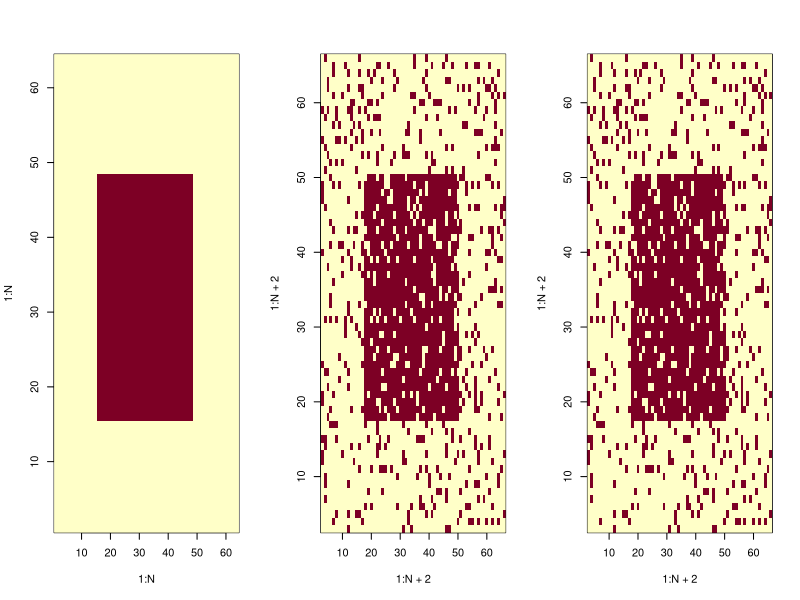
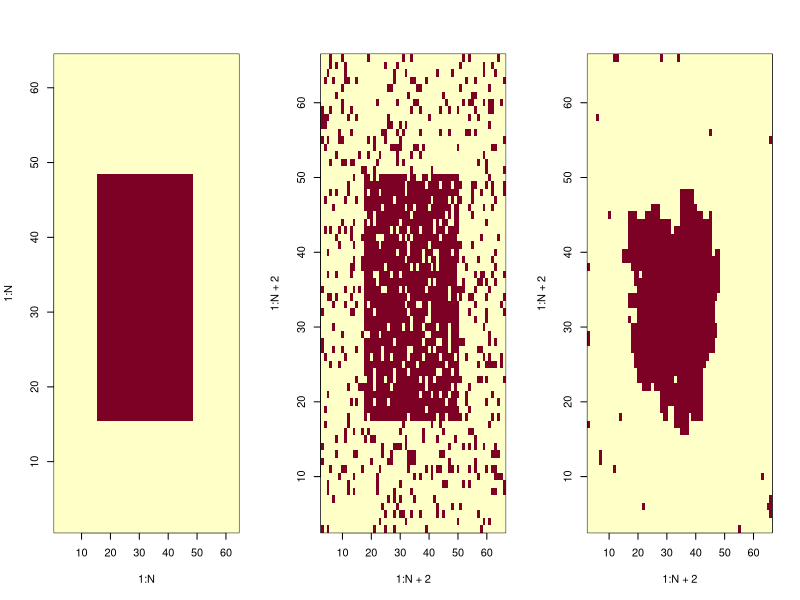
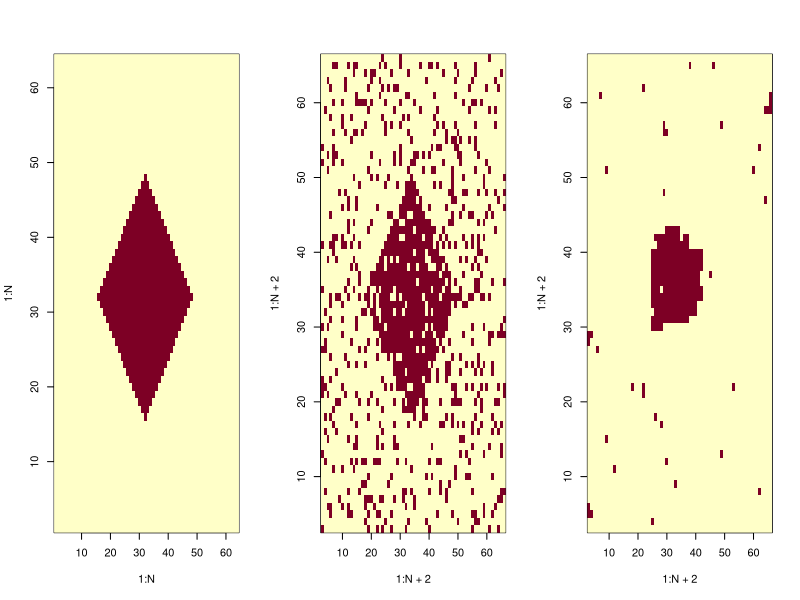
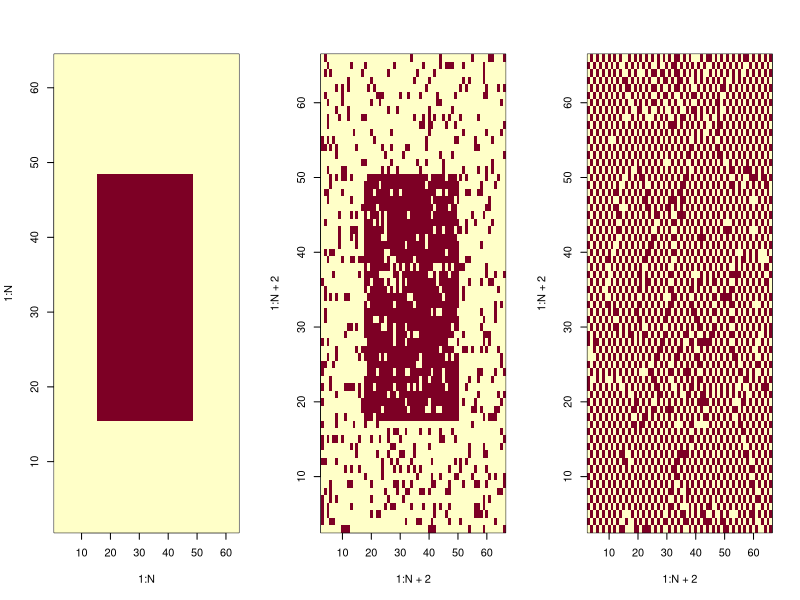
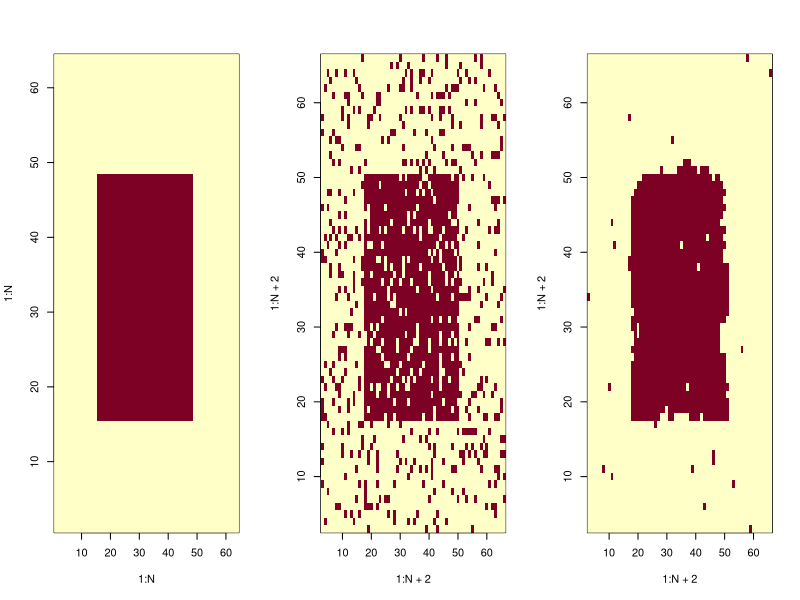
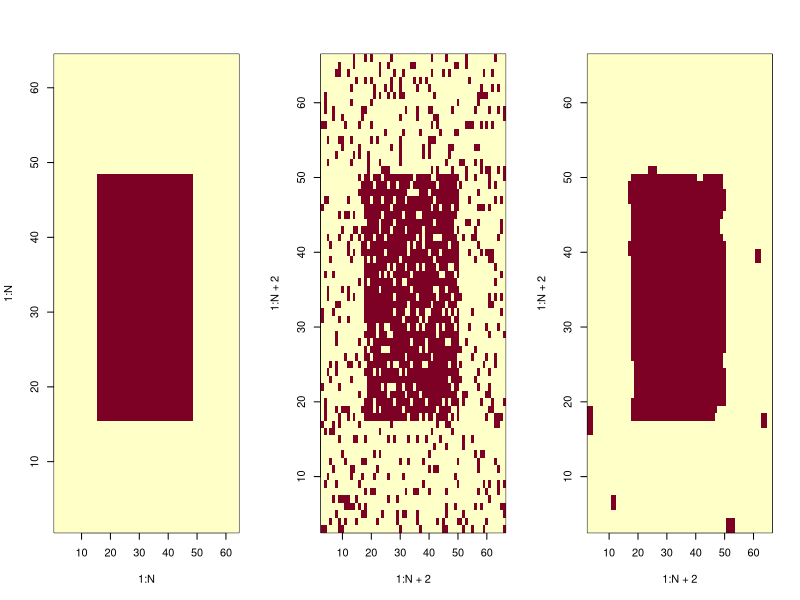
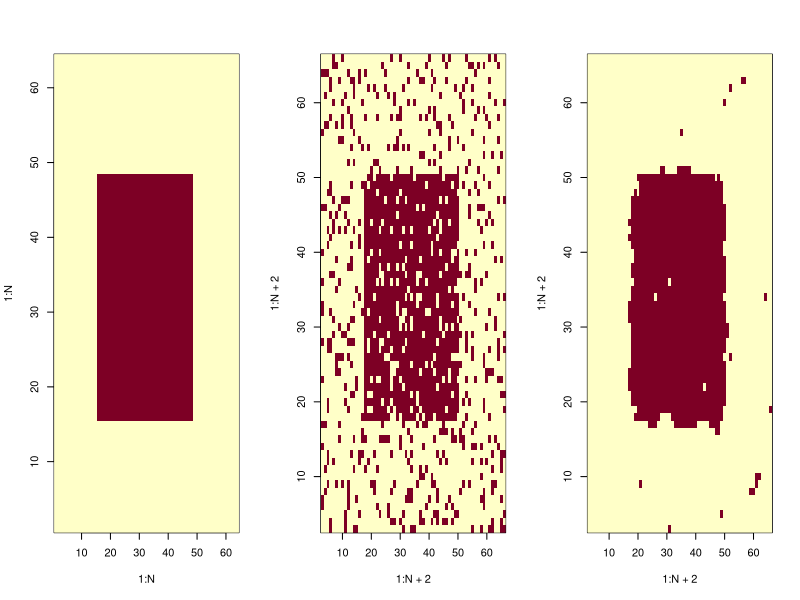
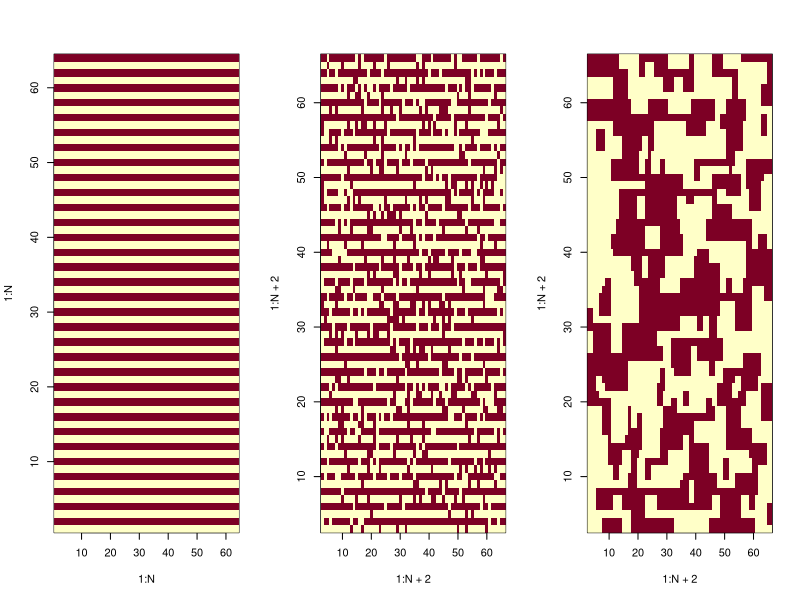

Write the R code that produced these figures, in order.
## ---- chunk 1
library(stats)
library(survival)
library(ggplot2)
## ---- chunk 2
bruiteur=function(image, br, p){
  #fonction qui revoit l'image donnée en argument par la même image mais bruitée par la méthode demandée "br"
  imgBr <- image
  N <- dim(image)[1]
  bruit <- 0
  p <- 0.15
  #----binomiale----
  if(br== "rbinom"){bruit <- matrix(2*rbinom(N^2,1,1-p)-1,nrow=N,ncol=N)}
  
  #----poisson----      #futurs bruitages différents possibles
  #----normale----
  
  imgBr <- image*bruit
  return(imgBr)
}#func

#================================================================================================================

imageGenerator=function(forme, N){
  #fonction permettant de générer une matrice-image de forme choisie, et de taille N*N
  
  img <- matrix(-1, nrow= N, ncol= N)
  
  #----rectangle----
  if(forme== "rectangle"){
    img[(N/4):(N*3/4),(N/4):(N*3/4)] <- 1}
  
  #----losange----
  if(forme== "losange"){
    for (i in 1:N){
      for (j in 1:N){
        img[i,j]=-1+2*(abs(i-j)<=N/4)*(abs(i+j-N)<=N/4)  
      }}#for#for
  }#if
  
  #----bandes verticales----
  if(forme=="bande"){
    for (j in 1:(N/2)){ img[,2*j]=rep(1,N) }
  }#if
  
  return(img)
}#func

#================================================================================================================

correspondance=function(img0, img1, N){
  #fonction qui renvoit le pourcentage de correspondance entre deux images de mêmes tailles.
	
	nok <- 0 #nombre de pixels divergents
	
	for (i in (1:N)){
		for (j in (1:N)){
			if(img0[i,j] != img1[i,j]){nok <- nok+1}
		}#for
	}#for
	correspondance <- ((N^2)-nok)/(N^2)*100
	return(correspondance)
}#func
## ---- chunk 3
GibbsIsing = function(forme, N, p, B, beta, alpha, n){
  # fonction qui réalise l'échantilloneur de Gibbs, sur le modèle d'Ising, avec une image img1 bruitée à partir de img0, afin de restaurer cette image.
  
  #----création de l'image parfaite img0----
  img0 = imageGenerator(forme, N)
  #----création de l'image bruitée, avec ajout d'une bordure.
	img1 = matrix(0, nrow=N+2, ncol=N+2)
	img1[2:(N+1),2:(N+1)] = bruiteur(img0, "rbinom", p) 
	img2 = img1 #image tampon
  img3 = img1 #mémoire du bruit initiale
  
  for(k in 1:n){ #n parcours de pixels
    #----choix d'un site au hasard---
    i <- 1+ceiling(N*runif(1)) # indice entre 2 et N+1 pour éviter le contour
    j <- 1+ceiling(N*runif(1))
    
    #----changement de valeur au site choisi sur img2 (1 ou -1) pour représenter E en entier avec img1 et img2 (cas d'une image en noir et blanc)----
    img2[i,j] = -img1[i,j]
    
    #----voisinage----
    v = img1[i+1,j] + img1[i-1,j] + img1[i,j+1] + img1[i,j-1]
    
    #----potentiels (modele d'ising)----
    U1 = -B*img1[i,j]-img1[i,j]*(beta*v + alpha*img3[i,j])
    U2 = -B*img2[i,j]-img2[i,j]*(beta*v + alpha*img3[i,j])
    
    #----calcule de la proba conditionnelle locale----
    P <- exp(-U2)/(exp(-U1)+exp(-U2))
    
    if(runif(1)<= P){img1[i,j]= img2[i,j]}#on change la valeur du pixel
    else{img2[i,j] <- img1[i,j]} #on garde la valeur du pixel
  }#for
  
  #----affichage----
  par(mfrow=c(1,3))
  
  img3 <- img3[2:(N+1),2:(N+1)] #on retire les contours
	img1 <- img1[2:(N+1),2:(N+1)]
  
	image(1:N,1:N,img0)#image initiale
	image(1:N+2,1:N+2,img3)#image bruitée
	image(1:N+2,1:N+2,img1)#image restaurée
}
## ---- chunk 4
metropolisIsing=function(forme, N, p, B, beta, alpha, n){
	#fonction qui réalise l'algorithme de Metropolis sur une image bruitée img1 (à partir de img0), pour restaurer cette image.
	
	#----création de l'image parfaite img0----
	img0 = imageGenerator(forme, N)
	
	#----création d'une image auxiliaire img1, avec bord plus long et bruitage----
	img1 = matrix(0, nrow=N+2, ncol=N+2)
	img1[2:(N+1),2:(N+1)] = bruiteur(img0, "rbinom", p)
	img2 = img1 #image tampon
	img3 = img1 #mémoire du bruit initiale

	for(k in 1:n){ #n visites de pixels
	
		#----choix d'un pixel au hasard----
		i <- 1+ceiling(N*runif(1)) # indice entre 2 et N+1
		j <- 1+ceiling(N*runif(1))
		
		#----tirage nouvelle valeure candidate----
		img2[i,j] = -img1[i,j]
	
		#----voisinage----
		v = img1[i+1,j] + img1[i-1,j] + img1[i,j+1] + img1[i,j-1]
	
		#----potentiels----
		U1 = -B*img1[i,j]-img1[i,j]*(beta*v + alpha*img3[i,j])#potentiel actuel
		U2 = -B*img2[i,j]-img2[i,j]*(beta*v + alpha*img3[i,j])#potentiel candidat
	
		#----proba conditionnelle locale----
		dU = U2-U1
		p <- exp(-dU)
		
		if(runif(1)<=p){img1[i,j]= -img1[i,j]}#on change la valeur du pixel
		else{img2[i,j] <- img1[i,j]} #on garde la valeur du pixel
	}#for
	
	#----affichage----
	img3 <- img3[2:(N+1),2:(N+1)] #on retire le contour
	img1 <- img1[2:(N+1),2:(N+1)]
	
	par(mfrow=c(1,3))
	image(1:N,1:N,img0)#image initiale
	image(1:N+2,1:N+2,img3)#image bruitée
	image(1:N+2,1:N+2,img1)#image restaurée
	return(c("pourcentage de restauration par metropolisIsing", correspondance(img0,img1,N)))
  
}#func
## ---- chunk 5
metropolisIsing("rectangle", 64, 0.25, 0, 0.66, 5, 10^5)
## ---- chunk 6
metropolisIsing("rectangle", 64, 0.25, 0, 0.66, 0, 5*10^5)
metropolisIsing("losange", 64, 0.25, 0, 0.66, 0, 5*10^5)
## ---- chunk 7
metropolisIsing("rectangle", 64, 0.25, 0, -0.66, 0.33, 10^5)
## ---- chunk 8
metropolisIsing("rectangle", 64, 0.25, 0, 0.66, 0.33, 10^5)
## ---- chunk 9
recuitSimule=function(forme, N, p, B, beta, alpha, n){
	#fonction qui réalise l'algorithme de recuit simulé, pour restaurer img1
	
	#----création de l'image parfaite img0----
	img0 = imageGenerator(forme, N)
	
	#----création d'une image auxiliaire img1, avec bordure et bruit----
	img1 = matrix(0, nrow=N+2, ncol=N+2)
	img1[2:(N+1),2:(N+1)] = bruiteur(img0, "rbinom", p)
	img2 = img1 #image tampon
	img3 = img1 #mémoire du bruit initiale

	for(k in 1:n){ #n visites de pixels
	  
	  T <- 1/log(n) #T tend lentement vers 0
	  
		#----choix d'un pixel au hasard----
		i <- 1+ceiling(N*runif(1)) # indice entre 2 et N+1
		j <- 1+ceiling(N*runif(1))
		
		#----tirage nouvelle valeure candidate----
		img2[i,j] = -img1[i,j]
	
		#----voisinage----
		v = img1[i+1,j] + img1[i-1,j] + img1[i,j+1] + img1[i,j-1]
	
		#----potentiels----
		U1 = -B*img1[i,j]-img1[i,j]*(beta*v + alpha*img3[i,j])#potentiel actuel
		U2 = -B*img2[i,j]-img2[i,j]*(beta*v + alpha*img3[i,j])#potentiel candidat
	
		#----probabilité conditionnelle locale, "recuite" à chaque itération----
		dU = U2-U1
		p <- exp(-dU/T)
		
		if(runif(1)<=p){img1[i,j]= -img1[i,j]}#changement
		else{img2[i,j] <- img1[i,j]} #inchangé
	}#for
	
	#----affichage----
	img3 <- img3[2:(N+1),2:(N+1)] #retire le contour
	img1 <- img1[2:(N+1),2:(N+1)]
	
	par(mfrow=c(1,3))
	image(1:N,1:N,img0)#image initiale
	image(1:N+2,1:N+2,img3)#image  bruitée
	image(1:N+2,1:N+2,img1)#image restaurée
	return(c("pourcentage de restauration par recuitSimule", correspondance(img0,img1,N)))
  
}#func
## ---- chunk 10
recuitSimule("rectangle", 64, 0.25, 0, 0.66, 0.33, 5*10^4)
metropolisIsing("rectangle", 64, 0.25, 0, 0.66, 0.33, 5*10^4)
## ---- chunk 11
recuitSimule("bande", 64, 0.25, 0, 0.66, 0.33, 5*10^4)
## ---- chunk 12
recuitSimule("bande", 64, 0.25, 0, -0.66, 0.33, 5*10^4)
## ---- chunk 13
restorStripe=function(forme, N, p, B, beta, alpha, n){
  #fonction de recuit simulé modifiée pour restaurer une image en bandes horizontales noir et blanche alternées, grâce à une disjonction de cas entre l'horizontale et la verticale pour les calculs de potentiel.
  
  energiehv=function(img){
    #fonction qui renvoie, dans un tuple, les sommes des doubles produits sur les lignes, et sur les colonnes. Le résultats sert au calcul des betah et betav
    eligne=0
    ecolonne=0
    for (i in 1:N) {for (j in 1:(N-1)){eligne=eligne+img[i,j]*img[i,j+1]}}  #somme des doubles produits de ligne
    for (j in 1:N) {for (i in 1:(N-1)){ecolonne=ecolonne+img[i,j]*img[i+1,j]}}  #somme des doubles produits de colonne
    return(c(eligne,ecolonne))
  }#func
  
  
  #----img0, initiale----
  img0 = imageGenerator(forme, N)
  
  #----img1, avec bordure et bruit----
  img1 = matrix(0, nrow=N+2, ncol=N+2)
  img1[2:(N+1),2:(N+1)] = bruiteur(img0, "rbinom", p)
  img2 = img1 #tampon
  img3 = img1 #bruit initiale
  
  #----calcul des deux beta, horizontal et vertical----
  betah=2*energiehv(img1)[2]/(abs(energiehv(img1)[1])+abs(energiehv(img1)[2]))
  betav=2*energiehv(img1)[1]/(abs(energiehv(img1)[1])+abs(energiehv(img1)[2]))

	for(k in 1:n){ #n visites de pixels
	  
	  T <- 1/log(n)
	  
		#----choix d'un pixel au hasard----
		i <- 1+ceiling(N*runif(1))
		j <- 1+ceiling(N*runif(1))
		
		#----tirage nouvelle valeure candidate----
		img2[i,j] = -img1[i,j]
	
    #----calcule du voisinage séparément entre horizontale (Vh) et verticale (Vv)
    Vh <- img1[i-1,j]+img1[i+1,j]
    Vv <- img1[i,j-1]+img1[i,j+1]
	
		#----potentiels----
		U1 = -B*img1[i,j]-img1[i,j]*(betah*Vh + betav*Vv + alpha*img3[i,j])#potentiel actuel
		U2 = -B*img2[i,j]-img2[i,j]*(betah*Vh + betav*Vv + alpha*img3[i,j])#potentiel candidat
	
		#----test----
		dU = U2-U1
		p <- exp(-dU/T)
		
		if(runif(1)<=p){img1[i,j]= -img1[i,j]}#changé
		else{img2[i,j] <- img1[i,j]} #inchangé
	}#for
  
  
  #----affichage----
  img3 <- img3[2:(N+1),2:(N+1)] 
  img1 <- img1[2:(N+1),2:(N+1)]
  par(mfrow=c(1,3))
  image(1:N,1:N,img0)#image initiale
  image(1:N+2,1:N+2,img3)#image bruitée
  image(1:N+2,1:N+2,img1)#image restaurée
  
  return(c("pourcentage de restauration par restorStripe",correspondance(img0,img1,N),"betah",betah,"betav",betav))
  
}#func
## ---- chunk 14
restorStripe("bande",64,0.25,0,0.66,0.33,5*10^4)
## ---- chunk 15

Vstar=function(img, N, i, j, L){
  #fonction qui calcule le voisinage du pixel (i,j), selon le modèle de voisinage en étoile variable.
  
  vbranch=function(img, N, is, js, iv, jv, L){
	  #L détermine la longueur maximale d'une branche
	  #(iv, jv) appartient à [(0,1),(0,-1),(1,0),(-1,0)], c'est ce qui donne le sens de la branche à partir de s

	  v = c() #branche finale
	  vl = c() #branche brute
	  if(is<1 | is>N | js<1 | js>N){return("les coordonnées données sont en dehors de l'image")}

	  #----récupération des L sites de la branche potentielles sans condition----
	  for(k in(1:L)){
		  i <- is+k*iv
		  j <- js+k*jv
		  if(i>=1 && i<=N){ if(j>=1 && j<=N){ #teste si les coordonnées du candidat sont dans l'image
			  vl <- c(vl,img[i,j])
		  }}#if&if
	  }#for
	  if(is.null(vl[1])){return(0)} #si on est sur le bord
	
	  #----épuration selon la condition de valeur de site----
	  lead <- vl[1] #base de la branche, à côté du site
	  for(k in 1:length(vl)){ #parcours les L sites
		  if(vl[k]==lead){ v <- c(v,vl[k]) }#condition pour faire partie de la branche.
	  }#for
	
	  return(length(v)*lead) #"poid" de la branche. length(v) fait office de facteur, comme beta classiquement
  }#func
  
  #somme des quatre branches
	s <- 0
	s <- s + vbranch(img, N, i, j, -1, 0, L)
	s <- s + vbranch(img, N, i, j, 1, 0, L)
	s <- s + vbranch(img, N, i, j, 0, -1, L)
	s <- s + vbranch(img, N, i, j, 0, 1, L)
	return(s)
}#func
## ---- chunk 16
recuitSimule_Vstar=function(forme, N, p, B, beta, alpha, n, L){
	#fonction qui réalise l'algorithme de recuit, mais dont le calcul de voisinage se faite selon le modèle en étoile variable.
	
	#----image parfaite img0----
	img0 = imageGenerator(forme, N)
	
	#----image auxiliaire img1, avec bordure et bruitage----
	img1 = matrix(0, nrow=N+2, ncol=N+2)
	img1[2:(N+1),2:(N+1)] = bruiteur(img0, "rbinom", p)
	img2 = img1 #tampon
	img3 = img1 #bruit initiale

	for(k in 1:n){
	  
	  T <- 1/log(n)
	  
		#----choix d'un pixel au hasard----
		i <- 1+ceiling(N*runif(1))
		j <- 1+ceiling(N*runif(1))
		
		#----tirage nouvelle valeure candidate----
		img2[i,j] = -img1[i,j]
	
		#----voisinage selon le modèle en étoile----
	  v = Vstar(img1, N+2, i, j, L)
		
		#----potentiels----
		U1 = -B*img1[i,j]-img1[i,j]*(beta*v + alpha*img3[i,j])#potentiel actuel
		U2 = -B*img2[i,j]-img2[i,j]*(beta*v + alpha*img3[i,j])#potentiel candidat
	
		#----test----
		dU = U2-U1
		p <- exp(-dU/T)
		
		if(runif(1)<=p){img1[i,j]= -img1[i,j]}#changé
		else{img2[i,j] <- img1[i,j]} #inchangé
	}#for
	
	#----affichage----
	img3 <- img3[2:(N+1),2:(N+1)] #on retire le contour
	img1 <- img1[2:(N+1),2:(N+1)]
	
	par(mfrow=c(1,3))
	image(1:N,1:N,img0)#image initiale
	image(1:N+2,1:N+2,img3)#image  bruitée
	image(1:N+2,1:N+2,img1)#image restaurée
	
	return(correspondance(img0, img1, N))
  
}#func

## ---- chunk 17
smartStop=function(forme, N, p, B, beta, alpha, S){
	#fonction qui réalise l'algorithme de recuit simulé avec pour condition d'arrêt faire S itérations successives sans changement de valeur.
	
	#----création de l'image parfaite img0----
	img0 = imageGenerator(forme, N)
	
	#----création d'une image auxiliaire img1, avec bord plus long et bruitage----
	img1 = matrix(0, nrow=N+2, ncol=N+2)
	img1[2:(N+1),2:(N+1)] = bruiteur(img0, "rbinom", p)
	img2 = img1 #image tampon
	img3 = img1 #mémoire du bruit initiale
	
  X<-0 #nombre d'itérations consécutives sans changement de spin
  it<-0 #compteur
  
  while(X<=S) { 
	  
    it <- it+1
	  T <- 1/log(it) #T tend vers 0
	  
		#----choix d'un pixel au hasard----
		i <- 1+ceiling(N*runif(1)) # indice entre 2 et N+1
		j <- 1+ceiling(N*runif(1))
		
		#----tirage nouvelle valeure candidate----
		img2[i,j] = -img1[i,j]
	
		#----voisinage----
	  v = Vstar(img1, N+2, i, j, 5) # L arbitrairement fixé à 5
		
		#----potentiels----
		U1 = -B*img1[i,j]-img1[i,j]*(beta*v + alpha*img3[i,j])#potentiel actuel
		U2 = -B*img2[i,j]-img2[i,j]*(beta*v + alpha*img3[i,j])#potentiel candidat
	
		#----test----
		dU = U2-U1
		p <- exp(-dU/T)
		
		if(runif(1)<=p){#on change la valeur du pixel
		  img1[i,j]= -img1[i,j]
		  X <- 0} #on a changé un pixel, retour à la case départ
		  
		else{
		  img2[i,j] <- img1[i,j]
		  X <- X+1} #on garde la valeur du pixel
	}#for
	
	#----RETURN----
	img1 <- img1[2:(N+1),2:(N+1)]
	corresp <- correspondance(img0, img1, N)
	return(c(corresp,it)) #(pourcentage de restauration, nombre d'itérations nécessaires)
  
}#func
## ---- chunk 18
disp_smartStop=function(forme, N, p, B, beta, alpha, S, pas){
  
  plage = seq(pas,S,pas) #plage S des tirages successifs sans changement
  l = length(plage)
  corresp = c(1:l) #stock des pourcentages de restauration
  iter = c(1:l) #stock des quantités d'itérations
  
  for( ss in plage){
    result = smartStop(forme, N, p, B, beta, alpha, ss)
    corresp[ss/pas] <- result[1]
    iter[ss/pas] <- result[2]

  }#for
  
  rev <- data.frame(plage_evaluation=plage, correspondance=corresp, nombre_iteration=iter )

  ggplot(data = rev, aes(x="largeur de la plage S",y="nombre d'itération n"))+geom_line()+geom_point() 
    # + geom_smooth()  
  print(rev)
}#func
## ---- chunk 19
disp_smartStop("rectangle", 64, 0.25, 0, 0.66, 0.33, 2000, 200)
## ---- chunk 20
smartStopLight=function(forme, N, p, B, beta, alpha, S, prcm){

	img0 = imageGenerator(forme, N)
	img1 = matrix(0, nrow=N+2, ncol=N+2)
	img1[2:(N+1),2:(N+1)] = bruiteur(img0, "rbinom", p)
	img2 = img1 #image tampon
	img3 = img1 #mémoire du bruit initiale
  X<-0 #nombre d'itérations consécutives sans changement de spin
  Y <- 0 #nombre de changements de spin, remis à 0 dès que Y==m.
  m <- prcm*S #nombre d'erreurs tolérées
  it<-0 #compteur d'itération général
  while(X<=S) { 
    it <- it+1
	  T <- 1/log(it) #T tend vers 0
		i <- 1+ceiling(N*runif(1)) # indice entre 2 et N+1
		j <- 1+ceiling(N*runif(1))
		img2[i,j] = -img1[i,j]
	  v = Vstar(img1, N+2, i, j, 5) # L arbitrairement fixé à 5
		U1 = -B*img1[i,j]-img1[i,j]*(beta*v + alpha*img3[i,j])#potentiel actuel
		U2 = -B*img2[i,j]-img2[i,j]*(beta*v + alpha*img3[i,j])#potentiel candidat
		dU = U2-U1
		p <- exp(-dU/T)
		if(runif(1)<=p){#on change la valeur du pixel
		  img1[i,j]= -img1[i,j]
		  Y <- Y+1
		  if(Y==m+1){ #dépassement du cota de changement de valeur m
		    X <- 0
		    Y <- 0}
		  else{X <- X+1}
		}#if 
		else{ #on garde la valeur du pixel
		  img2[i,j] <- img1[i,j]
		  X <- X+1} 
	}#for
	
	#----RETURN----
	img1 <- img1[2:(N+1),2:(N+1)]
	corresp <- correspondance(img0, img1, N)
	return(c(corresp,it)) #(pourcentage de restauration, nombre d'itérations nécessaires)
}#func

#smartStopLight("rectangle", 64,0.25, 0, 2/3, 1/3, 500, 15)
## ---- chunk 21
disp_smartStopLight=function(forme, N, p, B, beta, alpha, S, pas, prcm){
  
  plage = seq(pas,S,pas) #plage S des tirages successifs sans changement
  l = length(plage)
  error = c(1:l) #stock du nombre d'erreurs maximal accepté
  corresp = c(1:l) #stock des pourcentages de restauration
  iter = c(1:l) #stock des quantités d'itérations
  
  for( ss in plage){
    #m = prcm*ss
    result = smartStopLight(forme, N, p, B, beta, alpha, ss, prcm)
    error[ss/pas] <- prcm*ss #nombre d'erreurs tolérées 
    corresp[ss/pas] <- result[1]
    iter[ss/pas] <- result[2]

  }#for
  
  rev <- data.frame(plage_evaluation=plage, correspondance=corresp, nombre_iteration=iter, erreur_maximal=error)

  ggplot(data = rev, aes(x="largeur de la plage",y="nombre d'itération"))+geom_line()+geom_point() 
    # + geom_smooth()  
  print(rev)
}#func
## ---- chunk 22
disp_smartStopLight("rectangle", 64, 0.25, 0, 0.66, 0.33, 2000, 200, 0.01)
